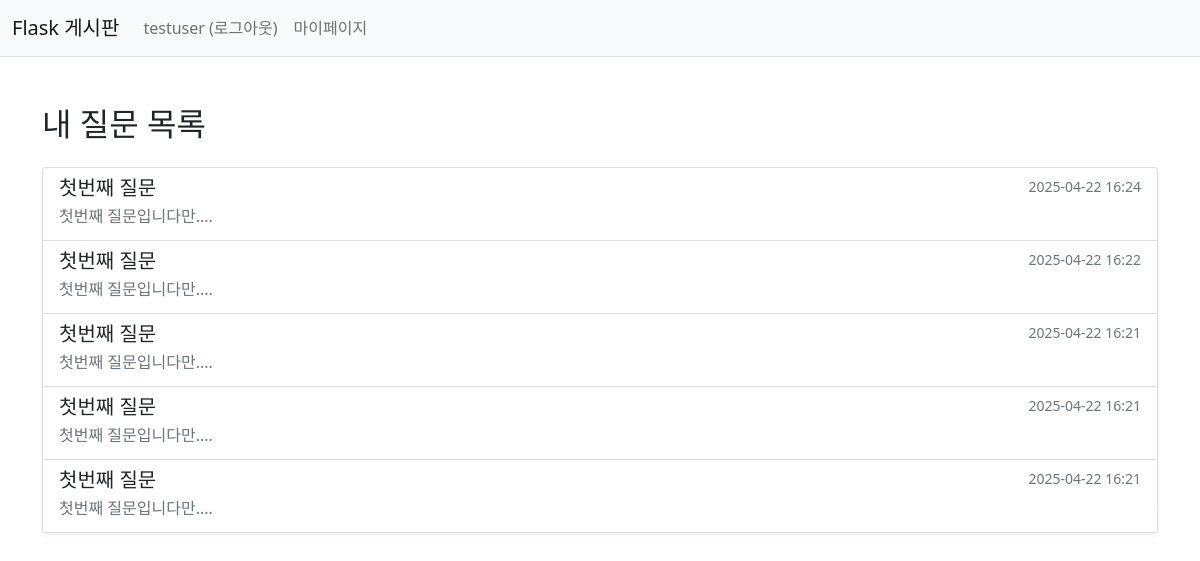
Page /mypage/myquestions (signed in) on the committed database.
### app/models.py (models this page shows)
class User(db.Model):
    id = db.Column(db.Integer, primary_key=True)
    username = db.Column(db.String(200), unique=True, nullable=False)
    password = db.Column(db.String(200), nullable=False)
    email = db.Column(db.String(200), unique=True, nullable=False)

class Question(db.Model):
    id = db.Column(db.Integer, primary_key=True)
    subject = db.Column(db.String(200), nullable=False)
    content = db.Column(db.Text(), nullable=False)
    create_date = db.Column(db.DateTime(), nullable=False)
    user_id = db.Column(db.Integer, db.ForeignKey('user.id', ondelete='CASCADE'), nullable=False)
    user = db.relationship('User', backref=db.backref('question_set'))
    modify_date = db.Column(db.DateTime(), nullable=True)

### app/views/mypage_view.py (the view)
@bp.route('/myquestions')
def my_questions():
    if not g.user:
        return redirect(url_for('auth.login'))
    my_questions = Question.query.filter_by(user=g.user).order_by(Question.create_date.desc()).all()
    return render_template('mypage/my_question_list.html', question_list=my_questions)

### app/views/auth_view.py (called while the page is built)
@bp.before_app_request
def load_logged_in_user():
    if request.endpoint and 'static' in request.endpoint:
        return
    anonymous_user = User.query.filter_by(username='testuser').first()
    if not anonymous_user:
        anonymous_user = User(username='testuser',password='9999',  email='anonymous@example.com')
        db.session.add(anonymous_user)
        db.session.commit()
    user_id = session.get('user_id')
    if user_id is None:
        g.user = None
    else:
        g.user = User.query.get(user_id)

### app/templates/mypage/my_question_list.html (shortened to what this page needs)
{% extends 'base.html' %} {% block content %}
<div class="container mt-5">
  <h2 class="mb-4">내 질문 목록</h2>
  {% if question_list %}
  <ul class="list-group shadow-sm">
    {% for question in question_list %}
    <li class="list-group-item">
      <a
        href="{{ url_for('question.detail', question_id=question.id) }}"
        class="text-decoration-none text-dark"
      >
        <div class="d-flex justify-content-between">
          <h5 class="mb-1">{{ question.subject }}</h5>
          <small class="text-muted"
            >{{ question.create_date.strftime('%Y-%m-%d %H:%M') }}</small
          >
        </div>
        <p class="mb-1 text-secondary">
          {{ question.content | truncate(100, True, '...') }}
        </p>
      </a>
    </li>
    {% endfor %}
  </ul>
  {% else %}
  <div class="alert alert-info mt-4">작성한 질문이 없습니다.</div>
  {% endif %}
</div>
{% endblock %}

### app/templates/navbar.html (shortened to what this page needs)
<nav class="navbar navbar-expand-lg navbar-light bg-light border-bottom">
  <div class="container-fluid">
    <a class="navbar-brand" href="{{ url_for('main.index') }}">Flask 게시판</a>
    <div class="collapse navbar-collapse" id="navbarSupportedContent">
      {% if g.user %}
      <ul class="navbar-nav">
        <li class="nav-item">
          <a class="nav-link" href="{{ url_for('auth.logout') }}"
            >{{ g.user.username }} (로그아웃)</a
          >
        </li>
        <li class="nav-item">
          <a class="nav-link" href="{{ url_for('mypage.my_questions') }}"
            >마이페이지</a
          >
        </li>
      </ul>
      {% endif %}
    </div>
  </div>
</nav>

### rows in the picture
User: user.username "testuser"
Question: subject "첫번째 질문", create_date "2025-04-22 16:24", content "첫번째 질문입니다만...."
Question: subject "첫번째 질문", create_date "2025-04-22 16:22", content "첫번째 질문입니다만...."
Question: subject "첫번째 질문", create_date "2025-04-22 16:21", content "첫번째 질문입니다만...."
Question: subject "첫번째 질문", create_date "2025-04-22 16:21", content "첫번째 질문입니다만...."
Question: subject "첫번째 질문", create_date "2025-04-22 16:21", content "첫번째 질문입니다만...."
